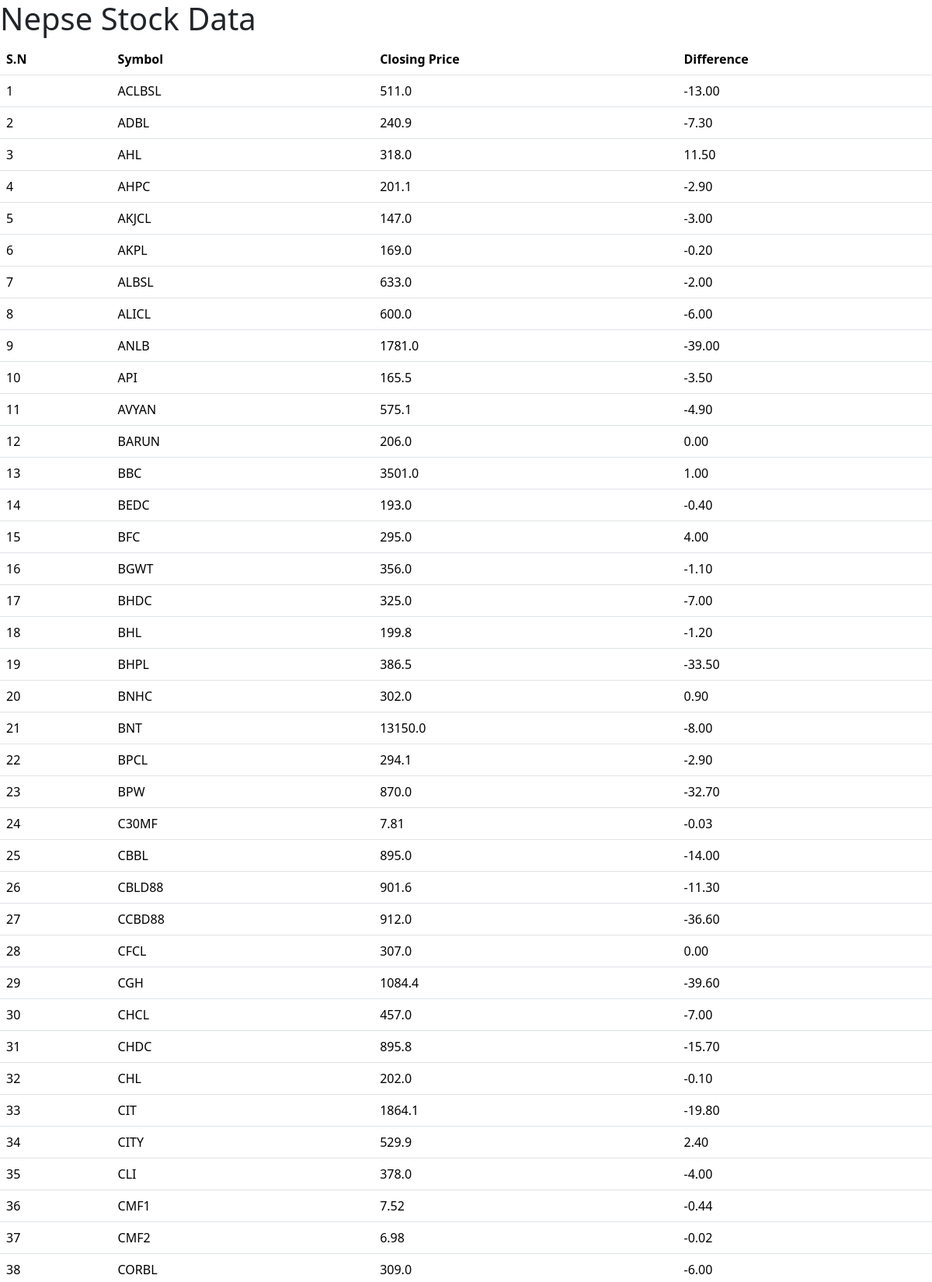
The page /stock-data/ (upper part) on the database its author committed.
### scrape/models.py (models this page shows)
class Data(models.Model):
    symbol = models.CharField(max_length=10)
    ltp = models.FloatField(null=True)
    diff = models.DecimalField(max_digits=10, decimal_places=2, default=0.0)

### scrape/views.py (the view)
# urls.py: path('stock-data/', views.stock_data_view, name='stock_data'),
def stock_data_view(request):
    stock_data = Data.objects.all()  # Fetch all stock data
    context = {
        'stock_data': stock_data
    }
    return render(request, 'stock_data.html', context)

### scrape/templates/stock_data.html (shortened to what this page needs)
<!DOCTYPE html>
<html>
<head>
    <link href="https://cdn.jsdelivr.net/npm/bootstrap@5.3.2/dist/css/bootstrap.min.css" rel="stylesheet">
</head>
<body>
    <h1>Nepse Stock Data</h1>
    <table class="table">
        <thead>
            <tr>
                <th>S.N</th>
                <th>Symbol</th>
                <th>Closing Price</th>
                <th>Difference</h>
            </tr>
        </thead>
        <tbody>
            {% for data in stock_data %}
                <tr>
                    <td>{{ forloop.counter }}</td>
                    <td>{{ data.symbol }}</td>
                    <td>{{ data.ltp }}</td>
                    <td>{{data.diff}}</td>
                </tr>
            {% endfor %}
        </tbody>
    </table>
</body>
</html>

### rows shown on the page
Data: symbol "ACLBSL", ltp "511.0", diff "-13.00"
Data: symbol "ADBL", ltp "240.9", diff "-7.30"
Data: symbol "AHL", ltp "318.0", diff "11.50"
Data: symbol "AHPC", ltp "201.1", diff "-2.90"
Data: symbol "AKJCL", ltp "147.0", diff "-3.00"
Data: symbol "AKPL", ltp "169.0", diff "-0.20"
Data: symbol "ALBSL", ltp "633.0", diff "-2.00"
Data: symbol "ALICL", ltp "600.0", diff "-6.00"
Data: symbol "ANLB", ltp "1781.0", diff "-39.00"
Data: symbol "API", ltp "165.5", diff "-3.50"
Data: symbol "AVYAN", ltp "575.1", diff "-4.90"
Data: symbol "BARUN", ltp "206.0", diff "0.00"
Data: symbol "BBC", ltp "3501.0", diff "1.00"
Data: symbol "BEDC", ltp "193.0", diff "-0.40"
Data: symbol "BFC", ltp "295.0", diff "4.00"
Data: symbol "BGWT", ltp "356.0", diff "-1.10"
Data: symbol "BHDC", ltp "325.0", diff "-7.00"
Data: symbol "BHL", ltp "199.8", diff "-1.20"
Data: symbol "BHPL", ltp "386.5", diff "-33.50"
Data: symbol "BNHC", ltp "302.0", diff "0.90"
Data: symbol "BNT", ltp "13150.0", diff "-8.00"
Data: symbol "BPCL", ltp "294.1", diff "-2.90"
Data: symbol "BPW", ltp "870.0", diff "-32.70"
Data: symbol "C30MF", ltp "7.81", diff "-0.03"
Data: symbol "CBBL", ltp "895.0", diff "-14.00"
Data: symbol "CBLD88", ltp "901.6", diff "-11.30"
Data: symbol "CCBD88", ltp "912.0", diff "-36.60"
Data: symbol "CFCL", ltp "307.0", diff "0.00"
Data: symbol "CGH", ltp "1084.4", diff "-39.60"
Data: symbol "CHCL", ltp "457.0", diff "-7.00"
Data: symbol "CHDC", ltp "895.8", diff "-15.70"
Data: symbol "CHL", ltp "202.0", diff "-0.10"
Data: symbol "CIT", ltp "1864.1", diff "-19.80"
Data: symbol "CITY", ltp "529.9", diff "2.40"
Data: symbol "CLI", ltp "378.0", diff "-4.00"
Data: symbol "CMF1", ltp "7.52", diff "-0.44"
Data: symbol "CMF2", ltp "6.98", diff "-0.02"
Data: symbol "CORBL", ltp "309.0", diff "-6.00"
